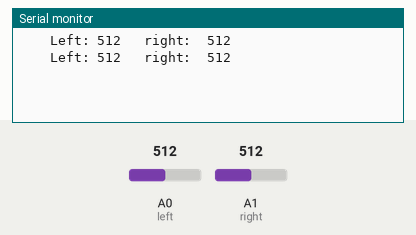
Simulated run of this sketch. Board: Arduino Uno, built with avr-gcc and run on an emulated ATmega328P. On the bench: the last lines printed to the serial monitor. The inputs (shaded band) are chosen by the test bench; at power-on: A0 (left) = 512, A1 (right) = 512.

Above: at 1.3 s.
1.4 s: A0 (left) set to 716
At 1.9 s:
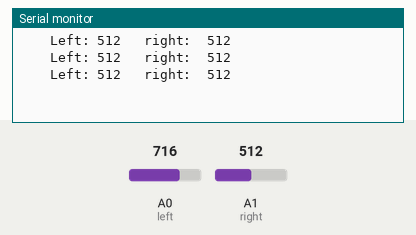
2.9 s: A1 (right) set to 716
At 3.4 s:
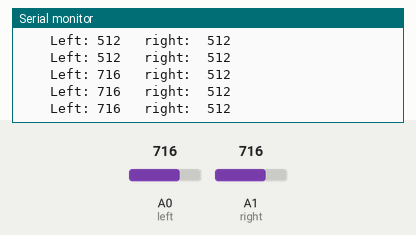
4.4 s: A0 (left) set to 900
At 4.9 s:
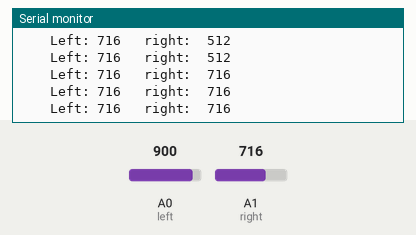
5.9 s: A1 (right) set to 900
At 6.4 s:
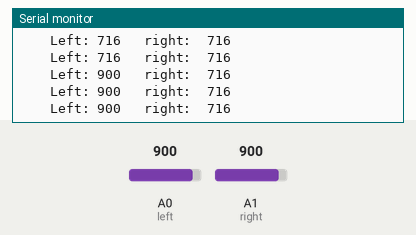
Timing chart, 0 to 8.4 s (numbered marks = the images above; inputs shaded):
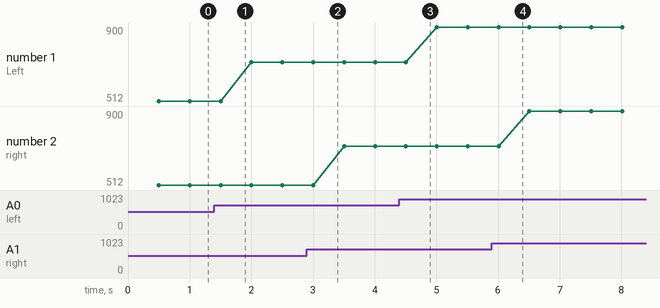

The sketch:

front_censor_test1.ino
```cpp
int left = A0;
int right = A1;

void setup() {
  Serial.begin(9600);
  pinMode(left, INPUT);
  pinMode (right, INPUT);
}

void loop() {
 int left_reding = analogRead(left);
 int right_reding = analogRead(right);

  delay(500);
  Serial.print("    Left: ");
  Serial.print(left_reding);
  Serial.print("   right:  ");
  Serial.println(right_reding);

}
```

Measured:
- plotted number 1: 512 → 716 after the input at 1.4 s, 716 → 900 after the input at 4.4 s
